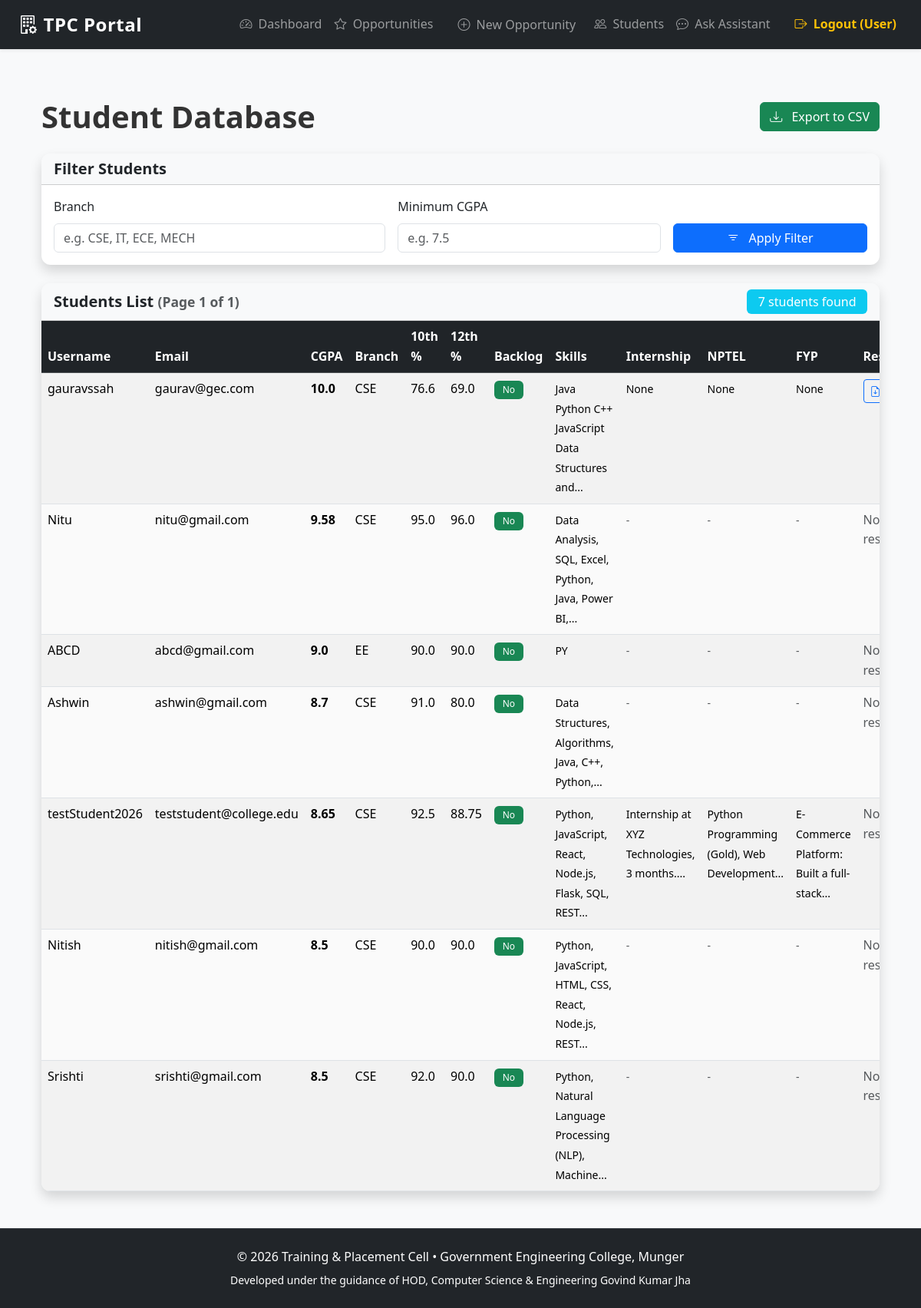
Page /admin/view_students (signed in) on the committed database.
### app/models.py (models this page shows, shortened)
class StudentProfile(db.Model):
    __tablename__ = 'student_profiles'
    id = db.Column(db.Integer, primary_key=True)
    user_id = db.Column(db.Integer, db.ForeignKey('users.id'), unique=True, nullable=False)
    tenth_percentage = db.Column(db.Float, nullable=False)
    twelfth_percentage = db.Column(db.Float, nullable=False)
    cgpa = db.Column(db.Float, nullable=False)
    branch = db.Column(db.String(50), nullable=False)          # e.g. CSE, ECE, MECH
    skills = db.Column(db.Text)                                # comma separated or JSON
    has_backlog = db.Column(db.Boolean, default=False, nullable=False)
    resume_link = db.Column(db.String(255))                    # URL or path to uploaded file
    internship_details = db.Column(db.Text)                    # Internship experience details
    nptel = db.Column(db.Text)                                 # NPTEL courses completed
    final_year_project = db.Column(db.Text)                    # FYP details and description
    updated_at = db.Column(db.DateTime, default=datetime.utcnow, onupdate=datetime.utcnow)
    user = db.relationship('User', back_populates='student_profile')

class User(db.Model):
    __tablename__ = 'users'
    id = db.Column(db.Integer, primary_key=True)
    username = db.Column(db.String(50), unique=True, nullable=False, index=True)
    email = db.Column(db.String(120), unique=True, nullable=False, index=True)
    password = db.Column(db.String(255), nullable=False)  # hashed
    role = db.Column(db.String(20), nullable=False)       # 'Admin' or 'Student'
    created_at = db.Column(db.DateTime, default=datetime.utcnow)
    student_profile = db.relationship('StudentProfile', back_populates='user', uselist=False, cascade='all, delete-orphan')
    applications = db.relationship('Application', back_populates='student', lazy='dynamic')

### app/admin/routes.py (the view)
@bp.route('/view_students')
@admin_required
def view_students():
    page = request.args.get('page', 1, type=int)
    branch_filter = request.args.get('branch', '').strip()
    min_cgpa_filter = request.args.get('min_cgpa', type=float)
    query = StudentProfile.query.join(User).filter(User.role == 'Student')
    if branch_filter:
        query = query.filter(StudentProfile.branch.ilike(f'%{branch_filter}%'))
    if min_cgpa_filter is not None:
        query = query.filter(StudentProfile.cgpa >= min_cgpa_filter)
    students = query.order_by(StudentProfile.cgpa.desc())\
                    .paginate(page=page, per_page=15, error_out=False)
    return render_template('admin/view_students.html', students=students)

### app/admin/routes.py (called while the page is built)
def admin_required(f):
    @wraps(f)
    def decorated_function(*args, **kwargs):
        if 'user_id' not in session or session.get('role') != 'Admin':
            flash('You must be an admin to access this page.', 'danger')
            return redirect(url_for('auth.login'))
        return f(*args, **kwargs)
    return decorated_function

### templates/admin/view_students.html (shortened to what this page needs)
{% extends "base.html" %}
{% block content %}
<div class="container py-4">
    <div class="d-flex justify-content-between align-items-center mb-4">
        <h1 class="mb-0">Student Database</h1>
        <a href="{{ url_for('admin.export_students', branch=request.args.get('branch', ''), min_cgpa=request.args.get('min_cgpa', '')) }}" class="btn btn-success">
            <i class="bi bi-download me-2"></i> Export to CSV
        </a>
    </div>
    <div class="card shadow border-0 mb-4">
        <div class="card-header bg-light">
            <h5 class="mb-0">Filter Students</h5>
        </div>
        <div class="card-body">
            <form method="GET" class="row g-3">
                <div class="col-md-5">
                    <label for="branch" class="form-label">Branch</label>
                    <input type="text"
                           class="form-control"
                           id="branch"
                           name="branch"
                           value="{{ request.args.get('branch', '') }}"
                           placeholder="e.g. CSE, IT, ECE, MECH">
                </div>
                <div class="col-md-4">
                    <label for="min_cgpa" class="form-label">Minimum CGPA</label>
                    <input type="number"
                           step="0.01"
                           min="0"
                           max="10"
                           class="form-control"
                           id="min_cgpa"
                           name="min_cgpa"
                           value="{{ request.args.get('min_cgpa', '') }}"
                           placeholder="e.g. 7.5">
                </div>
                <div class="col-md-3 d-flex align-items-end">
                    <button type="submit" class="btn btn-primary w-100">
                        <i class="bi bi-filter me-2"></i> Apply Filter
                    </button>
                </div>
            </form>
        </div>
    </div>
    <div class="card shadow border-0">
        <div class="card-header bg-light d-flex justify-content-between align-items-center">
            <h5 class="mb-0">Students List
                <small class="text-muted">(Page {{ students.page }} of {{ students.pages }})</small>
            </h5>
            <span class="badge bg-info fs-6">
                {{ students.total }} student{{ 's' if students.total != 1 else '' }} found
            </span>
        </div>
        <div class="card-body p-0">
            {% if students.items %}
            <div class="table-responsive">
                <table class="table table-hover table-striped mb-0">
                    <thead class="table-dark">
                        <tr>
                            <th>Username</th>
                            <th>Email</th>
                            <th>CGPA</th>
                            <th>Branch</th>
                            <th>10th %</th>
                            <th>12th %</th>
                            <th>Backlog</th>
                            <th>Skills</th>
                            <th>Internship</th>
                            <th>NPTEL</th>
                            <th>FYP</th>
                            <th>Resume</th>
                        </tr>
                    </thead>
                    <tbody>
                        {% for profile in students.items %}
                        <tr>
                            <td>{{ profile.user.username }}</td>
                            <td>{{ profile.user.email }}</td>
                            <td class="fw-bold">{{ profile.cgpa | round(2) }}</td>
                            <td>{{ profile.branch }}</td>
                            <td>{{ profile.tenth_percentage | round(2) }}</td>
                            <td>{{ profile.twelfth_percentage | round(2) }}</td>
                            <td>
                                {% if profile.has_backlog %}
                                    <span class="badge bg-danger">Yes</span>
                                {% else %}
                                    <span class="badge bg-success">No</span>
                                {% endif %}
                            </td>
                            <td>
                                {% if profile.skills %}
                                    <small>{{ profile.skills | truncate(60) }}</small>
                                {% else %}
                                    <small class="text-muted">Not specified</small>
                                {% endif %}
                            </td>
                            <td>
                                {% if profile.internship_details %}
                                    <small>{{ profile.internship_details | truncate(50) }}</small>
                                {% else %}
                                    <small class="text-muted">-</small>
                                {% endif %}
                            </td>
                            <td>
                                {% if profile.nptel %}
                                    <small>{{ profile.nptel | truncate(50) }}</small>
                                {% else %}
                                    <small class="text-muted">-</small>
                                {% endif %}
                            </td>
                            <td>
                                {% if profile.final_year_project %}
                                    <small>{{ profile.final_year_project | truncate(50) }}</small>
                                {% else %}
                                    <small class="text-muted">-</small>
                                {% endif %}
                            </td>
                            <td>
                                {% if profile.resume_link %}
                                    <a href="{{ profile.resume_link }}" target="_blank" class="btn btn-sm btn-outline-primary">
                                        <i class="bi bi-file-earmark-arrow-down"></i> View
                                    </a>
                                {% else %}
                                    <span class="text-muted">No resume</span>
                                {% endif %}
                            </td>
                        </tr>
                        {% endfor %}
                    </tbody>
                </table>
            </div>
            {% else %}
            <div class="text-center py-5">
                <h4 class="text-muted">No students found matching the criteria.</h4>
                <p>Try adjusting the filters or clear them.</p>
            </div>
            {% endif %}
        </div>
    </div>
</div>
{% endblock %}
{% block extra_head %}
<link rel="stylesheet" href="https://cdn.jsdelivr.net/npm/bootstrap-icons@1.11.3/font/bootstrap-icons.min.css">
{% endblock %}

### static/css/styles.css (style rules this page uses)
:root { --primary: #0d6efd; --primary-dark: #0b5ed7; --success: #198754; --warning: #ffc107; --danger: #dc3545; --info: #0dcaf0; --light-bg: #f8f9fa; --dark-bg: #212529; }
body { font-family: 'Segoe UI', system-ui, -apple-system, sans-serif; background-color: var(--light-bg); color: #333; line-height: 1.6; }
h1, h2, h3, h4, h5, h6 { font-weight: 600; }
.card { border-radius: 12px; overflow: hidden; }
.btn { font-weight: 500; transition: all 0.15s ease; white-space: nowrap; }
.btn-primary { background-color: var(--primary); border-color: var(--primary); }
.btn-success { background-color: var(--success); border-color: var(--success); }
.badge { font-weight: 500; padding: 0.5em 0.9em; }
.table { --bs-table-bg: white; --bs-table-accent-bg: rgba(0,0,0,0.02); }
.table-hover tbody tr { transition: background-color 0.15s ease-in-out; }
.form-label { font-weight: 500; margin-bottom: 0.5rem; }

### rows in the picture
StudentProfile: user.username "gauravssah", user.email "gaurav@gec.com", cgpa "10.0", branch "CSE", tenth_percentage "76.6", twelfth_percentage "69.0", has_backlog "No", skills "Java Python C++ JavaScript Data Structures and...", internship_details "None", nptel "None", final_year_project "None"
StudentProfile: user.username "Nitu", user.email "nitu@gmail.com", cgpa "9.58", branch "CSE", tenth_percentage "95.0", twelfth_percentage "96.0", has_backlog "No", skills "Data Analysis, SQL, Excel, Python, Java, Power BI,...", resume_link "No…"
StudentProfile: user.username "ABCD", user.email "abcd@gmail.com", cgpa "9.0", branch "EE", tenth_percentage "90.0", twelfth_percentage "90.0", has_backlog "No", skills "PY", resume_link "No…"
StudentProfile: user.username "Ashwin", user.email "ashwin@gmail.com", cgpa "8.7", branch "CSE", tenth_percentage "91.0", twelfth_percentage "80.0", has_backlog "No", skills "Data Structures, Algorithms, Java, C++, Python,...", resume_link "No…"
StudentProfile: user.username "testStudent2026", user.email "teststudent@college.edu", cgpa "8.65", branch "CSE", tenth_percentage "92.5", twelfth_percentage "88.75", has_backlog "No", skills "Python, JavaScript, React, Node.js, Flask, SQL, REST...", internship_details "Internship at XYZ Technologies, 3 months....", nptel "Python Programming (Gold), Web Development...", final_year_project "E-Commerce Platform: Built a full-stack...", resume_link "No…"
StudentProfile: user.username "Nitish", user.email "nitish@gmail.com", cgpa "8.5", branch "CSE", tenth_percentage "90.0", twelfth_percentage "90.0", has_backlog "No", skills "Python, JavaScript, HTML, CSS, React, Node.js, REST...", resume_link "No…"
StudentProfile: user.username "Srishti", user.email "srishti@gmail.com", cgpa "8.5", branch "CSE", tenth_percentage "92.0", twelfth_percentage "90.0", has_backlog "No", skills "Python, Natural Language Processing (NLP), Machine...", resume_link "No…"

### other values in the picture
{{ session.username if 'username' in session else 'User' }} "User"
{{ students.page }} "1"
{{ students.pages }} "1"
{{ students.total }} "7"
{{ 's' if students.total != 1 else '' }} "s"
